Frame 1 (no input): blank canvas, image omitted
Frame 60 (no input): blank canvas, image omitted
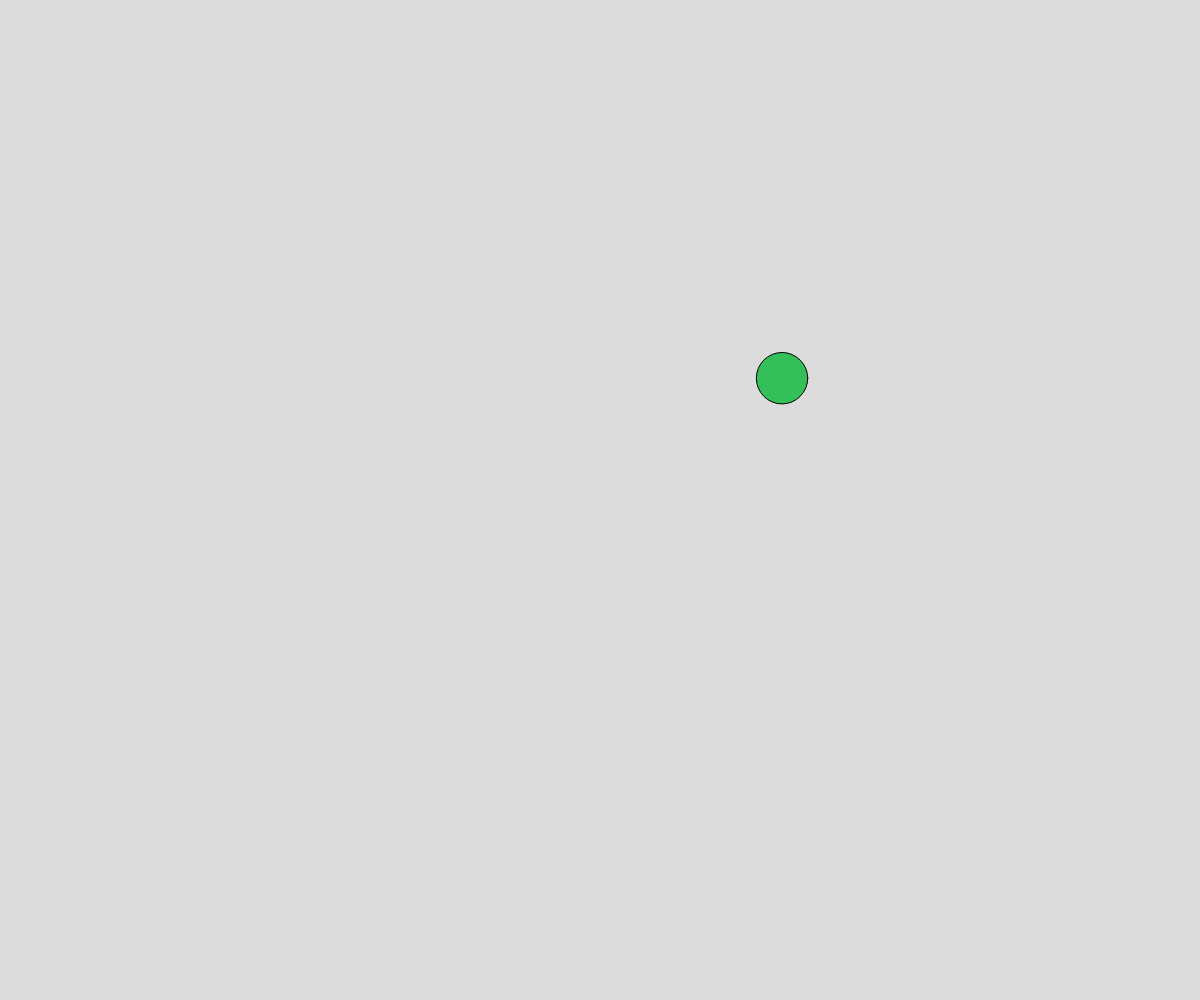
Frame 120 (the mouse pressed at the canvas centre since frame 60)

The p5.js sketch whose frames 1 and 60 were blank and that drew this single picture after the mouse press (run headless with seeded random() and noise() and a simulated clock; from frame 60 on, the mouse is pressed at the canvas centre):

// p5.js sketch
// ── sketch.js
// Arrays and Object Notation
// Circles demo

let ballArray = [];

function setup() {
  createCanvas(windowWidth, windowHeight);
}

function windowResized() {
  createCanvas(windowWidth, windowHeight);
}

function draw() {
  background(220);
  moveBalls();
  displayBalls();
}

function mousePressed() {
  spawnBalls(mouseX, mouseY);
}

function moveBalls() {
  for (let ball of ballArray) {
    ball.x += ball.dx;
    ball.y += ball.dy;
  
    // teleport across screen if needed
    if (ball.y - ball.radius > windowHeight) {
      ball.y = 0;
    }
    else if (ball.y + ball.radius< 0) {
      ball.y = windowHeight;
    }
    else if (ball.x  - ball.radius > windowWidth) {
      ball.x = 0;
    }
    else if (ball.x  + ball.radius < 0) {
      ball.x = windowWidth;
    }
  }
}

function displayBalls() {
  for (let ball of ballArray) {
    fill(ball.color);
    circle(ball.x, ball.y, ball.radius*2);
  }
}

function spawnBalls(initialX, initialY) {
  let ball = {
    x: initialX,
    y: initialY,
    radius: random(15, 30),
    color: color(random(255), random(255), random(255)),
    dx: random(-5, 5),
    dy: random(-5, 5),
  };
  ballArray.push(ball);
}
